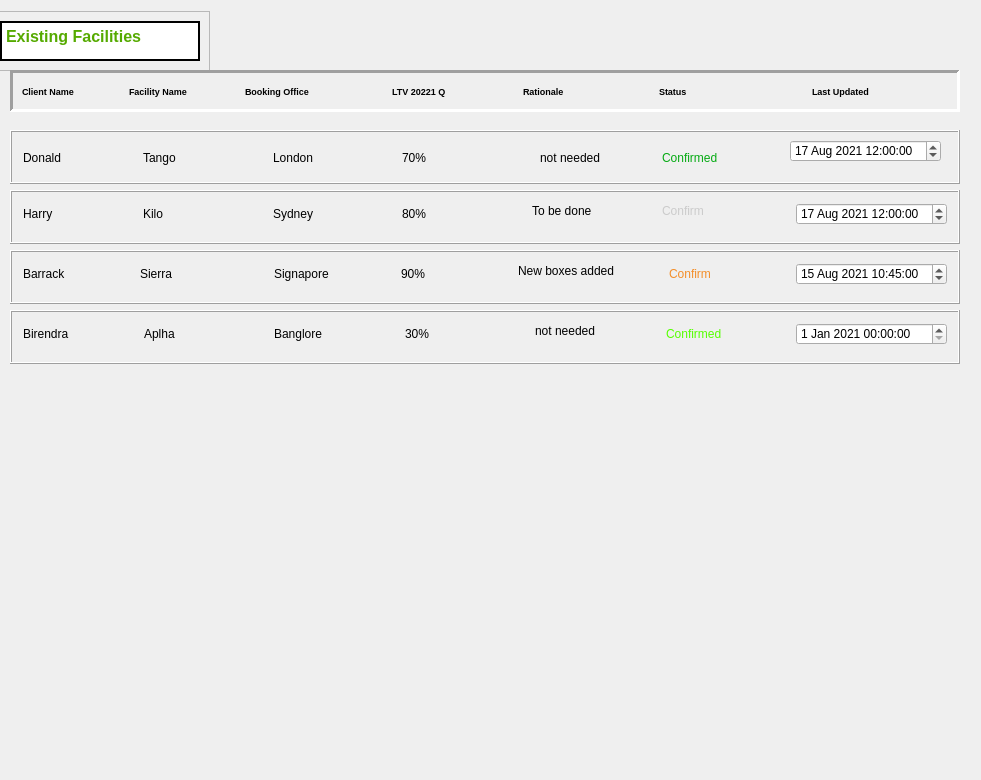
      <widget class="QWidget" name="home">
       <widget class="QFrame" name="frame_18">
        <property name="geometry">
         <rect>
          <x>-10</x>
          <y>11</y>
          <width>220</width>
          <height>60</height>
         </rect>
        </property>
        <property name="maximumSize">
         <size>
          <width>220</width>
          <height>60</height>
         </size>
        </property>
        <property name="frameShape">
         <enum>QFrame::StyledPanel</enum>
        </property>
        <property name="frameShadow">
         <enum>QFrame::Raised</enum>
        </property>
        <layout class="QGridLayout" name="gridLayout_11">
         <item row="0" column="0">
          <widget class="QTextBrowser" name="textBrowser_2">
           <property name="frameShape">
            <enum>QFrame::WinPanel</enum>
           </property>
           <property name="frameShadow">
            <enum>QFrame::Plain</enum>
           </property>
           <property name="html">
            <string>&lt;!DOCTYPE HTML PUBLIC &quot;-//W3C//DTD HTML 4.0//EN&quot; &quot;http://www.w3.org/TR/REC-html40/strict.dtd&quot;&gt;
&lt;html&gt;&lt;head&gt;&lt;meta name=&quot;qrichtext&quot; content=&quot;1&quot; /&gt;&lt;style type=&quot;text/css&quot;&gt;
p, li { white-space: pre-wrap; }
&lt;/style&gt;&lt;/head&gt;&lt;body style=&quot; font-family:'MS Shell Dlg 2'; font-size:7.8pt; font-weight:400; font-style:normal;&quot;&gt;
&lt;p style=&quot; margin-top:0px; margin-bottom:0px; margin-left:0px; margin-right:0px; -qt-block-indent:0; text-indent:0px;&quot;&gt;&lt;span style=&quot; font-size:12pt; font-weight:600; color:#55aa00;&quot;&gt;Existing Facilities&lt;/span&gt;&lt;/p&gt;&lt;/body&gt;&lt;/html&gt;</string>
           </property>
          </widget>
         </item>
        </layout>
       </widget>
       <widget class="QFrame" name="frame_16">
        <property name="geometry">
         <rect>
          <x>10</x>
          <y>360</y>
          <width>962</width>
          <height>411</height>
         </rect>
        </property>
        <property name="frameShape">
         <enum>QFrame::NoFrame</enum>
        </property>
        <property name="frameShadow">
         <enum>QFrame::Raised</enum>
        </property>
        <property name="lineWidth">
         <number>3</number>
        </property>
       </widget>
       <widget class="QFrame" name="frame_19">
        <property name="geometry">
         <rect>
          <x>10</x>
          <y>70</y>
          <width>950</width>
          <height>42</height>
         </rect>
        </property>
        <property name="minimumSize">
         <size>
          <width>950</width>
          <height>0</height>
         </size>
        </property>
        <property name="frameShape">
         <enum>QFrame::Panel</enum>
        </property>
        <property name="frameShadow">
         <enum>QFrame::Sunken</enum>
        </property>
        <property name="lineWidth">
         <number>3</number>
        </property>
        <layout class="QHBoxLayout" name="horizontalLayout_5">
         <item>
          <widget class="QLabel" name="label_7">
           <property name="minimumSize">
            <size>
             <width>30</width>
             <height>0</height>
            </size>
           </property>
           <property name="maximumSize">
            <size>
             <width>100</width>
             <height>50</height>
            </size>
           </property>
           <property name="font">
            <font>
             <pointsize>7</pointsize>
             <weight>75</weight>
             <bold>true</bold>
            </font>
           </property>
           <property name="text">
            <string>Client Name</string>
           </property>
          </widget>
         </item>
         <item>
          <spacer name="horizontalSpacer_21">
           <property name="orientation">
            <enum>Qt::Horizontal</enum>
           </property>
           <property name="sizeType">
            <enum>QSizePolicy::Maximum</enum>
           </property>
           <property name="sizeHint" stdset="0">
            <size>
             <width>1</width>
             <height>20</height>
            </size>
           </property>
          </spacer>
         </item>
         <item>
          <widget class="QLabel" name="label_11">
           <property name="maximumSize">
            <size>
             <width>100</width>
             <height>50</height>
            </size>
           </property>
           <property name="font">
            <font>
             <pointsize>7</pointsize>
             <weight>75</weight>
             <bold>true</bold>
            </font>
           </property>
           <property name="text">
            <string>Facility Name</string>
           </property>
          </widget>
         </item>
         <item>
          <spacer name="horizontalSpacer_22">
           <property name="orientation">
            <enum>Qt::Horizontal</enum>
           </property>
           <property name="sizeType">
            <enum>QSizePolicy::Maximum</enum>
           </property>
           <property name="sizeHint" stdset="0">
            <size>
             <width>10</width>
             <height>20</height>
            </size>
           </property>
          </spacer>
         </item>
         <item>
          <widget class="QLabel" name="label_12">
           <property name="maximumSize">
            <size>
             <width>16777215</width>
             <height>50</height>
            </size>
           </property>
           <property name="font">
            <font>
             <pointsize>7</pointsize>
             <weight>75</weight>
             <bold>true</bold>
            </font>
           </property>
           <property name="text">
            <string>Booking Office</string>
           </property>
          </widget>
         </item>
         <item>
          <spacer name="horizontalSpacer_23">
           <property name="orientation">
            <enum>Qt::Horizontal</enum>
           </property>
           <property name="sizeType">
            <enum>QSizePolicy::Maximum</enum>
           </property>
           <property name="sizeHint" stdset="0">
            <size>
             <width>5</width>
             <height>20</height>
            </size>
           </property>
          </spacer>
         </item>
         <item>
          <widget class="QLabel" name="label_13">
           <property name="maximumSize">
            <size>
             <width>120</width>
             <height>50</height>
            </size>
           </property>
           <property name="font">
            <font>
             <pointsize>7</pointsize>
             <weight>75</weight>
             <bold>true</bold>
            </font>
           </property>
           <property name="text">
            <string>LTV 20221 Q</string>
           </property>
          </widget>
         </item>
         <item>
          <spacer name="horizontalSpacer_24">
           <property name="orientation">
            <enum>Qt::Horizontal</enum>
           </property>
           <property name="sizeType">
            <enum>QSizePolicy::Maximum</enum>
           </property>
           <property name="sizeHint" stdset="0">
            <size>
             <width>5</width>
             <height>20</height>
            </size>
           </property>
          </spacer>
         </item>
         <item>
          <widget class="QLabel" name="label_14">
           <property name="maximumSize">
            <size>
             <width>120</width>
             <height>50</height>
            </size>
           </property>
           <property name="font">
            <font>
             <pointsize>7</pointsize>
             <weight>75</weight>
             <bold>true</bold>
            </font>
           </property>
           <property name="text">
            <string>Rationale</string>
           </property>
          </widget>
         </item>
         <item>
          <spacer name="horizontalSpacer_25">
           <property name="orientation">
            <enum>Qt::Horizontal</enum>
           </property>
           <property name="sizeType">
            <enum>QSizePolicy::Maximum</enum>
           </property>
           <property name="sizeHint" stdset="0">
            <size>
             <width>10</width>
             <height>20</height>
            </size>
           </property>
          </spacer>
         </item>
         <item>
          <widget class="QLabel" name="label_15">
           <property name="maximumSize">
            <size>
             <width>16777215</width>
             <height>50</height>
            </size>
           </property>
           <property name="font">
            <font>
             <pointsize>7</pointsize>
             <weight>75</weight>
             <bold>true</bold>
            </font>
           </property>
           <property name="frameShadow">
            <enum>QFrame::Raised</enum>
           </property>
           <property name="lineWidth">
            <number>2</number>
           </property>
           <property name="text">
            <string>Status</string>
           </property>
          </widget>
         </item>
         <item>
          <spacer name="horizontalSpacer_26">
           <property name="orientation">
            <enum>Qt::Horizontal</enum>
           </property>
           <property name="sizeType">
            <enum>QSizePolicy::Maximum</enum>
           </property>
           <property name="sizeHint" stdset="0">
            <size>
             <width>10</width>
             <height>20</height>
            </size>
           </property>
          </spacer>
         </item>
         <item>
          <widget class="QLabel" name="label_16">
           <property name="maximumSize">
            <size>
             <width>16777215</width>
             <height>50</height>
            </size>
           </property>
           <property name="font">
            <font>
             <pointsize>7</pointsize>
             <weight>75</weight>
             <bold>true</bold>
            </font>
           </property>
           <property name="text">
            <string>Last Updated</string>
           </property>
          </widget>
         </item>
        </layout>
       </widget>
       <widget class="QFrame" name="frame_20">
        <property name="geometry">
         <rect>
          <x>10</x>
          <y>130</y>
          <width>950</width>
          <height>54</height>
         </rect>
        </property>
        <property name="minimumSize">
         <size>
          <width>950</width>
          <height>0</height>
         </size>
        </property>
        <property name="frameShape">
         <enum>QFrame::Box</enum>
        </property>
        <property name="frameShadow">
         <enum>QFrame::Raised</enum>
        </property>
        <layout class="QGridLayout" name="gridLayout">
         <item row="0" column="0">
          <widget class="QPushButton" name="home1_pushButton">
           <property name="text">
            <string/>
           </property>
           <property name="flat">
            <bool>true</bool>
           </property>
          </widget>
         </item>
        </layout>
        <widget class="QLabel" name="client1_label">
         <property name="geometry">
          <rect>
           <x>13</x>
           <y>20</y>
           <width>40</width>
           <height>16</height>
          </rect>
         </property>
         <property name="minimumSize">
          <size>
           <width>40</width>
           <height>0</height>
          </size>
         </property>
         <property name="maximumSize">
          <size>
           <width>125</width>
           <height>16</height>
          </size>
         </property>
         <property name="text">
          <string>Donald</string>
         </property>
        </widget>
        <widget class="QLabel" name="facility1_label">
         <property name="geometry">
          <rect>
           <x>133</x>
           <y>20</y>
           <width>40</width>
           <height>16</height>
          </rect>
         </property>
         <property name="minimumSize">
          <size>
           <width>40</width>
           <height>0</height>
          </size>
         </property>
         <property name="maximumSize">
          <size>
           <width>16777213</width>
           <height>16</height>
          </size>
         </property>
         <property name="text">
          <string>Tango</string>
         </property>
        </widget>
        <widget class="QLabel" name="booking1_label">
         <property name="geometry">
          <rect>
           <x>263</x>
           <y>20</y>
           <width>41</width>
           <height>16</height>
          </rect>
         </property>
         <property name="minimumSize">
          <size>
           <width>30</width>
           <height>0</height>
          </size>
         </property>
         <property name="maximumSize">
          <size>
           <width>16777213</width>
           <height>16</height>
          </size>
         </property>
         <property name="text">
          <string>London</string>
         </property>
        </widget>
        <widget class="QLabel" name="label_33">
         <property name="geometry">
          <rect>
           <x>392</x>
           <y>20</y>
           <width>30</width>
           <height>16</height>
          </rect>
         </property>
         <property name="minimumSize">
          <size>
           <width>30</width>
           <height>0</height>
          </size>
         </property>
         <property name="maximumSize">
          <size>
           <width>16777213</width>
           <height>16</height>
          </size>
         </property>
         <property name="text">
          <string>70%</string>
         </property>
        </widget>
        <widget class="QLabel" name="label_35">
         <property name="geometry">
          <rect>
           <x>652</x>
           <y>20</y>
           <width>80</width>
           <height>16</height>
          </rect>
         </property>
         <property name="minimumSize">
          <size>
           <width>80</width>
           <height>0</height>
          </size>
         </property>
         <property name="maximumSize">
          <size>
           <width>155</width>
           <height>16</height>
          </size>
         </property>
         <property name="text">
          <string>&lt;html&gt;&lt;head/&gt;&lt;body&gt;&lt;p&gt;&lt;span style=&quot; color:#05aa13;&quot;&gt;Confirmed&lt;/span&gt;&lt;/p&gt;&lt;/body&gt;&lt;/html&gt;</string>
         </property>
        </widget>
        <widget class="QDateTimeEdit" name="dateTimeEdit_5">
         <property name="geometry">
          <rect>
           <x>780</x>
           <y>10</y>
           <width>151</width>
           <height>22</height>
          </rect>
         </property>
         <property name="dateTime">
          <datetime>
           <hour>12</hour>
           <minute>0</minute>
           <second>0</second>
           <year>2021</year>
           <month>8</month>
           <day>17</day>
          </datetime>
         </property>
        </widget>
        <widget class="QLabel" name="label_17">
         <property name="geometry">
          <rect>
           <x>530</x>
           <y>20</y>
           <width>64</width>
           <height>16</height>
          </rect>
         </property>
         <property name="text">
          <string>not needed</string>
         </property>
        </widget>
       </widget>
       <widget class="QFrame" name="frame_21">
        <property name="geometry">
         <rect>
          <x>10</x>
          <y>190</y>
          <width>950</width>
          <height>54</height>
         </rect>
        </property>
        <property name="minimumSize">
         <size>
          <width>950</width>
          <height>0</height>
         </size>
        </property>
        <property name="frameShape">
         <enum>QFrame::Box</enum>
        </property>
        <property name="frameShadow">
         <enum>QFrame::Raised</enum>
        </property>
        <layout class="QGridLayout" name="gridLayout_5">
         <item row="0" column="0">
          <widget class="QPushButton" name="home2_pushButton">
           <property name="text">
            <string/>
           </property>
           <property name="flat">
            <bool>true</bool>
           </property>
          </widget>
         </item>
        </layout>
        <widget class="QLabel" name="client2_label">
         <property name="geometry">
          <rect>
           <x>13</x>
           <y>16</y>
           <width>40</width>
           <height>16</height>
          </rect>
         </property>
         <property name="minimumSize">
          <size>
           <width>40</width>
           <height>0</height>
          </size>
         </property>
         <property name="maximumSize">
          <size>
           <width>125</width>
           <height>16</height>
          </size>
         </property>
         <property name="text">
          <string>Harry</string>
         </property>
        </widget>
        <widget class="QLabel" name="facility2_label">
         <property name="geometry">
          <rect>
           <x>133</x>
           <y>16</y>
           <width>40</width>
           <height>16</height>
          </rect>
         </property>
         <property name="minimumSize">
          <size>
           <width>40</width>
           <height>0</height>
          </size>
         </property>
         <property name="maximumSize">
          <size>
           <width>120</width>
           <height>16</height>
          </size>
         </property>
         <property name="text">
          <string>Kilo</string>
         </property>
        </widget>
        <widget class="QLabel" name="booking2_label">
         <property name="geometry">
          <rect>
           <x>263</x>
           <y>16</y>
           <width>41</width>
           <height>16</height>
          </rect>
         </property>
         <property name="minimumSize">
          <size>
           <width>30</width>
           <height>0</height>
          </size>
         </property>
         <property name="maximumSize">
          <size>
           <width>120</width>
           <height>16</height>
          </size>
         </property>
         <property name="text">
          <string>Sydney</string>
         </property>
        </widget>
        <widget class="QLabel" name="label_38">
         <property name="geometry">
          <rect>
           <x>392</x>
           <y>16</y>
           <width>30</width>
           <height>16</height>
          </rect>
         </property>
         <property name="minimumSize">
          <size>
           <width>30</width>
           <height>0</height>
          </size>
         </property>
         <property name="maximumSize">
          <size>
           <width>90</width>
           <height>16</height>
          </size>
         </property>
         <property name="text">
          <string>80%</string>
         </property>
        </widget>
        <widget class="QDateTimeEdit" name="dateTimeEdit">
         <property name="geometry">
          <rect>
           <x>786</x>
           <y>13</y>
           <width>151</width>
           <height>22</height>
          </rect>
         </property>
         <property name="dateTime">
          <datetime>
           <hour>12</hour>
           <minute>0</minute>
           <second>0</second>
           <year>2021</year>
           <month>8</month>
           <day>17</day>
          </datetime>
         </property>
        </widget>
        <widget class="QLabel" name="label_46">
         <property name="geometry">
          <rect>
           <x>652</x>
           <y>13</y>
           <width>80</width>
           <height>16</height>
          </rect>
         </property>
         <property name="minimumSize">
          <size>
           <width>80</width>
           <height>0</height>
          </size>
         </property>
         <property name="maximumSize">
          <size>
           <width>80</width>
           <height>30</height>
          </size>
         </property>
         <property name="sizeIncrement">
          <size>
           <width>100</width>
           <height>0</height>
          </size>
         </property>
         <property name="text">
          <string>&lt;html&gt;&lt;head/&gt;&lt;body&gt;&lt;p&gt;&lt;span style=&quot; color:#cbcbcb;&quot;&gt;Confirm&lt;/span&gt;&lt;/p&gt;&lt;/body&gt;&lt;/html&gt;</string>
         </property>
        </widget>
        <widget class="QLabel" name="label_18">
         <property name="geometry">
          <rect>
           <x>522</x>
           <y>13</y>
           <width>65</width>
           <height>16</height>
          </rect>
         </property>
         <property name="text">
          <string>To be done</string>
         </property>
        </widget>
        <zorder>dateTimeEdit</zorder>
        <zorder>booking2_label</zorder>
        <zorder>facility2_label</zorder>
        <zorder>label_38</zorder>
        <zorder>client2_label</zorder>
        <zorder>label_46</zorder>
        <zorder>label_18</zorder>
        <zorder>home2_pushButton</zorder>
       </widget>
       <widget class="QFrame" name="frame_22">
        <property name="geometry">
         <rect>
          <x>10</x>
          <y>250</y>
          <width>950</width>
          <height>54</height>
         </rect>
        </property>
        <property name="minimumSize">
         <size>
          <width>100</width>
          <height>0</height>
         </size>
        </property>
        <property name="maximumSize">
         <size>
          <width>950</width>
          <height>16777215</height>
         </size>
        </property>
        <property name="frameShape">
         <enum>QFrame::Box</enum>
        </property>
        <property name="frameShadow">
         <enum>QFrame::Raised</enum>
        </property>
        <layout class="QGridLayout" name="gridLayout_12">
         <item row="0" column="0">
          <widget class="QPushButton" name="home3_pushButton">
           <property name="text">
            <string/>
           </property>
           <property name="flat">
            <bool>true</bool>
           </property>
          </widget>
         </item>
        </layout>
        <widget class="QLabel" name="client3_label">
         <property name="geometry">
          <rect>
           <x>13</x>
           <y>16</y>
           <width>60</width>
           <height>16</height>
          </rect>
         </property>
         <property name="minimumSize">
          <size>
           <width>60</width>
           <height>0</height>
          </size>
         </property>
         <property name="maximumSize">
          <size>
           <width>16777213</width>
           <height>16</height>
          </size>
         </property>
         <property name="text">
          <string>Barrack</string>
         </property>
        </widget>
        <widget class="QLabel" name="facility3_label">
         <property name="geometry">
          <rect>
           <x>130</x>
           <y>16</y>
           <width>66</width>
           <height>16</height>
          </rect>
         </property>
         <property name="minimumSize">
          <size>
           <width>66</width>
           <height>0</height>
          </size>
         </property>
         <property name="maximumSize">
          <size>
           <width>16777213</width>
           <height>16</height>
          </size>
         </property>
         <property name="text">
          <string>Sierra</string>
         </property>
        </widget>
        <widget class="QLabel" name="booking3_label">
         <property name="geometry">
          <rect>
           <x>264</x>
           <y>16</y>
           <width>60</width>
           <height>16</height>
          </rect>
         </property>
         <property name="minimumSize">
          <size>
           <width>60</width>
           <height>0</height>
          </size>
         </property>
         <property name="maximumSize">
          <size>
           <width>16777213</width>
           <height>16</height>
          </size>
         </property>
         <property name="text">
          <string>Signapore</string>
         </property>
        </widget>
        <widget class="QLabel" name="label_40">
         <property name="geometry">
          <rect>
           <x>391</x>
           <y>16</y>
           <width>30</width>
           <height>16</height>
          </rect>
         </property>
         <property name="minimumSize">
          <size>
           <width>30</width>
           <height>0</height>
          </size>
         </property>
         <property name="maximumSize">
          <size>
           <width>90</width>
           <height>16</height>
          </size>
         </property>
         <property name="text">
          <string>90%</string>
         </property>
        </widget>
        <widget class="QLabel" name="label_44">
         <property name="geometry">
          <rect>
           <x>659</x>
           <y>16</y>
           <width>80</width>
           <height>16</height>
          </rect>
         </property>
         <property name="minimumSize">
          <size>
           <width>80</width>
           <height>0</height>
          </size>
         </property>
         <property name="maximumSize">
          <size>
           <width>16777213</width>
           <height>16</height>
          </size>
         </property>
         <property name="text">
          <string>&lt;html&gt;&lt;head/&gt;&lt;body&gt;&lt;p&gt;&lt;span style=&quot; color:#f38e29;&quot;&gt;Confirm&lt;/span&gt;&lt;/p&gt;&lt;/body&gt;&lt;/html&gt;</string>
         </property>
        </widget>
        <widget class="QDateTimeEdit" name="dateTimeEdit_2">
         <property name="geometry">
          <rect>
           <x>786</x>
           <y>13</y>
           <width>151</width>
           <height>22</height>
          </rect>
         </property>
         <property name="date">
          <date>
           <year>2021</year>
           <month>8</month>
           <day>15</day>
          </date>
         </property>
         <property name="time">
          <time>
           <hour>10</hour>
           <minute>45</minute>
           <second>0</second>
          </time>
         </property>
        </widget>
        <widget class="QLabel" name="label_20">
         <property name="geometry">
          <rect>
           <x>508</x>
           <y>13</y>
           <width>105</width>
           <height>16</height>
          </rect>
         </property>
         <property name="text">
          <string>New boxes added </string>
         </property>
        </widget>
       </widget>
       <widget class="QFrame" name="frame_24">
        <property name="geometry">
         <rect>
          <x>10</x>
          <y>310</y>
          <width>950</width>
          <height>54</height>
         </rect>
        </property>
        <property name="minimumSize">
         <size>
          <width>950</width>
          <height>0</height>
         </size>
        </property>
        <property name="frameShape">
         <enum>QFrame::Box</enum>
        </property>
        <property name="frameShadow">
         <enum>QFrame::Raised</enum>
        </property>
        <layout class="QGridLayout" name="gridLayout_10">
         <item row="0" column="0">
          <widget class="QPushButton" name="home4_pushButton">
           <property name="text">
            <string/>
           </property>
           <property name="flat">
            <bool>true</bool>
           </property>
          </widget>
         </item>
        </layout>
        <widget class="QLabel" name="client4_label">
         <property name="geometry">
          <rect>
           <x>13</x>
           <y>16</y>
           <width>48</width>
           <height>16</height>
          </rect>
         </property>
         <property name="minimumSize">
          <size>
           <width>40</width>
           <height>0</height>
          </size>
         </property>
         <property name="maximumSize">
          <size>
           <width>16777213</width>
           <height>16</height>
          </size>
         </property>
         <property name="text">
          <string>Birendra</string>
         </property>
        </widget>
        <widget class="QLabel" name="facility4_label">
         <property name="geometry">
          <rect>
           <x>134</x>
           <y>16</y>
           <width>40</width>
           <height>16</height>
          </rect>
         </property>
         <property name="minimumSize">
          <size>
           <width>40</width>
           <height>0</height>
          </size>
         </property>
         <property name="maximumSize">
          <size>
           <width>16777213</width>
           <height>16</height>
          </size>
         </property>
         <property name="text">
          <string>Aplha</string>
         </property>
        </widget>
        <widget class="QLabel" name="booking4_label">
         <property name="geometry">
          <rect>
           <x>264</x>
           <y>16</y>
           <width>50</width>
           <height>16</height>
          </rect>
         </property>
         <property name="minimumSize">
          <size>
           <width>30</width>
           <height>0</height>
          </size>
         </property>
         <property name="maximumSize">
          <size>
           <width>16777213</width>
           <height>16</height>
          </size>
         </property>
         <property name="text">
          <string>Banglore</string>
         </property>
        </widget>
        <widget class="QLabel" name="label_41">
         <property name="geometry">
          <rect>
           <x>395</x>
           <y>16</y>
           <width>30</width>
           <height>16</height>
          </rect>
         </property>
         <property name="minimumSize">
          <size>
           <width>30</width>
           <height>0</height>
          </size>
         </property>
         <property name="maximumSize">
          <size>
           <width>90</width>
           <height>16</height>
          </size>
         </property>
         <property name="text">
          <string>30%</string>
         </property>
        </widget>
        <widget class="QLabel" name="label_45">
         <property name="geometry">
          <rect>
           <x>656</x>
           <y>16</y>
           <width>59</width>
           <height>16</height>
          </rect>
         </property>
         <property name="maximumSize">
          <size>
           <width>16777213</width>
           <height>16</height>
          </size>
         </property>
         <property name="text">
          <string>&lt;html&gt;&lt;head/&gt;&lt;body&gt;&lt;p&gt;&lt;span style=&quot; color:#55ff00;&quot;&gt;Confirmed&lt;/span&gt;&lt;/p&gt;&lt;/body&gt;&lt;/html&gt;</string>
         </property>
        </widget>
        <widget class="QDateTimeEdit" name="dateTimeEdit_3">
         <property name="geometry">
          <rect>
           <x>786</x>
           <y>13</y>
           <width>151</width>
           <height>22</height>
          </rect>
         </property>
         <property name="date">
          <date>
           <year>2021</year>
           <month>1</month>
           <day>1</day>
          </date>
         </property>
        </widget>
        <widget class="QLabel" name="label_19">
         <property name="geometry">
          <rect>
           <x>525</x>
           <y>13</y>
           <width>64</width>
           <height>16</height>
          </rect>
         </property>
         <property name="text">
          <string>not needed</string>
         </property>
        </widget>
       </widget>
      </widget>
